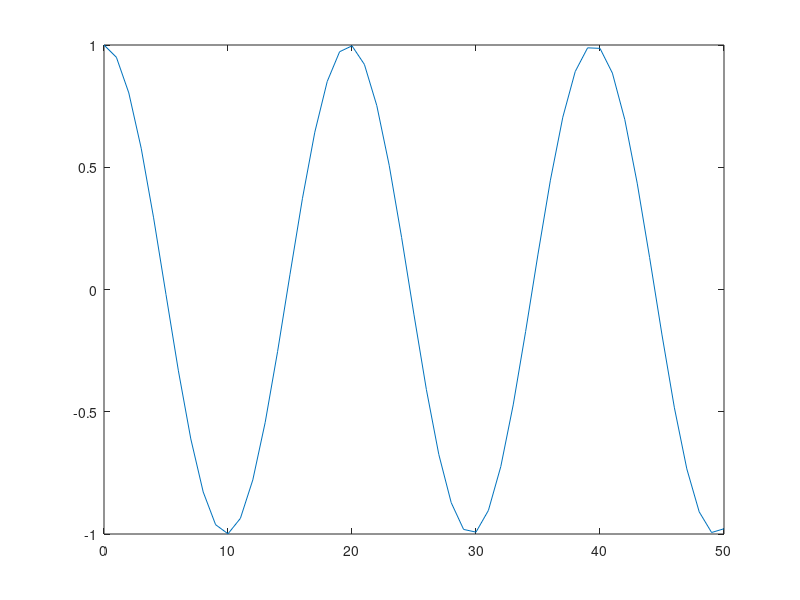
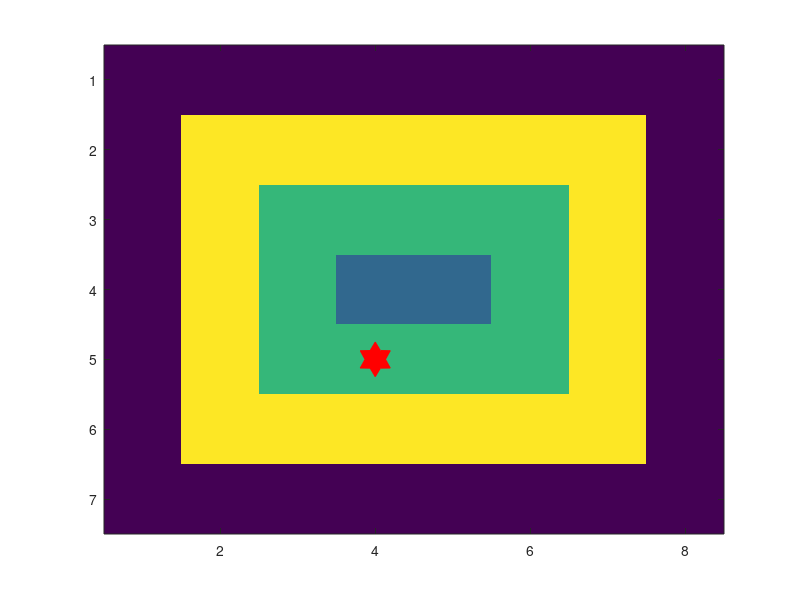

These figures' MATLAB source, in order: (Note: this script raises an error after producing the figures.)
%Lab 9 - Animations and Neighbors
%Alan Tieng
%UIC, CS109, Spring 2020, Reckinger
 
clear all;
close all;
clc;
 
%%Part 1, write the code the produces the animation provided.  Use the
%%function:
%%x goes from 1 to 50 with a step size of 1
%%y should be the cos(x/pi) for each x value
%%You will not be able to test this on Zybooks, so just get it working and show your grad TA. 
figure
lastColumn = 50;
%TODO_1:your code goes here. 
pause('on');
x = 0:50;
for i = 1:51
    plot(x(1:i),cos(x(1:i)./pi))
    xlim([0 50])
    ylim([-1 1])
    pause(.1);
end

%%This code is used to test the function you will write below. Do not
%%change any of this code.  
 
map = [10 10 10 10 10 10 10 10; 10 40 40 40 40 40 40 10; 10 40 30 30 30 30 40 10; 10 40 30 20 20 30 40 10; 10 40 30 30 30 30 40 10; 10 40 40 40 40 40 40 10; 10 10 10 10 10 10 10 10];
figure
xat = 4;
yat = 5;
imagesc(map);  %plots array visually.  does not flip vertically (like contourf does).  helps visualize 2d data.
hold on
plot(xat, yat, 'h', 'MarkerSize', 25, 'Color', 'red', 'MarkerFaceColor', 'red');
 
[xs, ys] = findNeighbors(map, yat, xat, "south");
[xn, yn] = findNeighbors(map, yat, xat, "north");
[xw, yw] = findNeighbors(map, yat, xat, "west");
[xe, ye] = findNeighbors(map, yat, xat, "east");
grid on
plot(xs, ys, 'o', 'MarkerSize', 25, 'Color', 'black', 'Linewidth', 2);
plot(xn, yn, 'd', 'MarkerSize', 25, 'Color', 'blue', 'Linewidth', 2);
plot(xw, yw, 's', 'MarkerSize', 25, 'Color', 'magenta', 'Linewidth', 2);
plot(xe, ye, '*', 'MarkerSize', 25, 'Color', 'cyan', 'Linewidth', 2);
legend("Here", "South", "North", "West", "East");
set(gca, 'fontsize', 16);
title ("Neighbors");
colorbar
 
 
 
%%Part 2 - write the findNeighbors function. 
%%INPUTS
%%map - the 2D array "map" that you are exploring.
%%row - the row index of the location you are at.
%%col - the column index of the location you are at.
%%direction - either "south", "north", "east", or "west" - indicating which
%%neighbors you should return.
%%OUTPUTS
%%x - the column locations of the neighbors indicated by direction
%%y - the row locations of the neighbors indicated by direction
%%EXAMPLE
%%given direction = "east", then the two outputs are:
%%x = [col+1, col+1, col+1];
%%y = [row-1, row, row+1];
%%Therefore, I did one of the branches for you (east).  You can put this
%%directly in your code, as is.  You should do the other three.  
%%ERROR CHECKING
%%if row and col inputted do not have all 8 neighbors, the function should
%%always return empty arrays for both x and y.
function [x, y] = findNeighbors(map, row, col, direction)
%TODO_2 - Write this function.  Remove the x and y definitions below once
%you start working on this function.  To create the plot shown in Zybooks,
%you do not need to do anything other than work on this function.
if (size(map,1) == row) || (size(map, 2) == col) || (row == 1) || (col == 1)
    x = [];
    y = [];
    return
end

switch direction
    case "north"
        x = [col-1, col, col+1];
        y = [row-1, row-1, row-1];
    case "east"
        x = [col+1, col+1, col+1];
        y = [row-1, row, row+1];
    case "west"
        x = [col-1, col-1, col-1];
        y = [row-1, row, row+1];
    case "south"
        x = [col-1, col, col+1];
        y = [row+1, row+1, row+1];
    otherwise
        disp("Invalid direction")
end
 
end